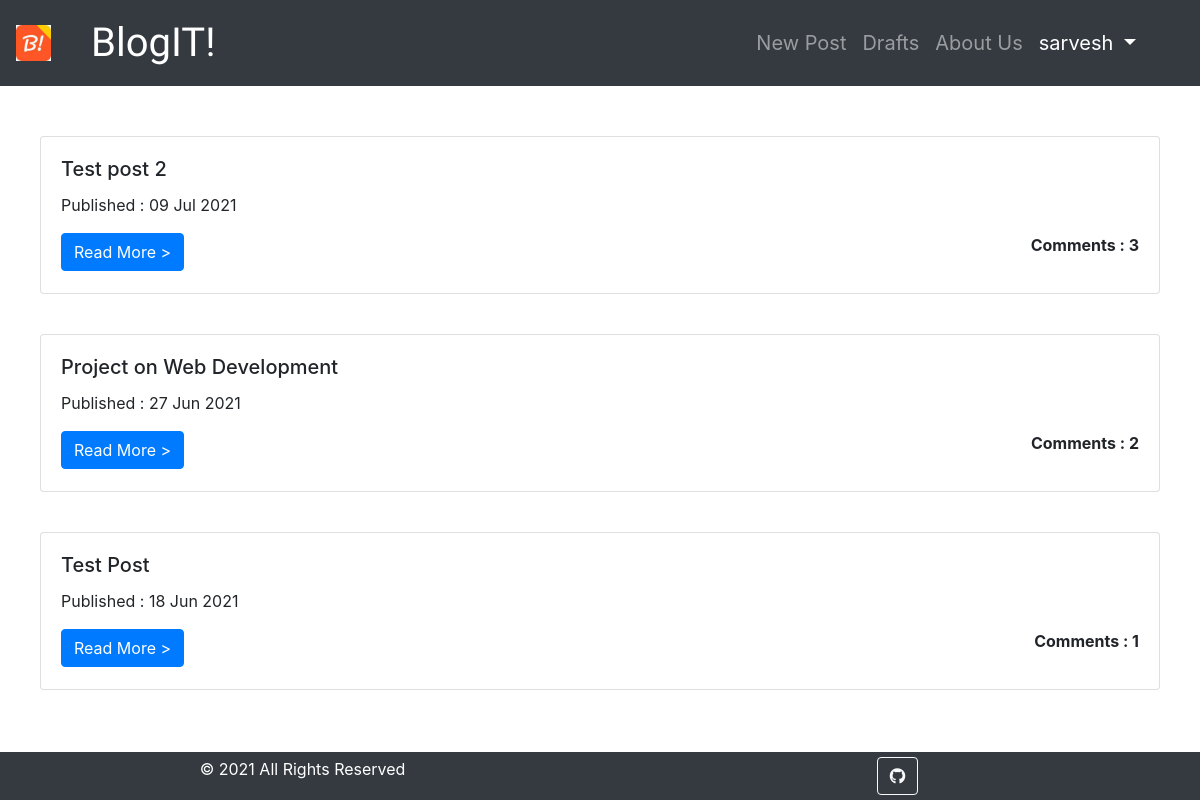
Screenshot of / (signed in) with the database file from the repository.
### blog/models.py (models this page shows, shortened)
class Post(models.Model):
    author = models.ForeignKey('auth.User', on_delete=models.CASCADE)
    title = models.CharField(max_length=200)
    text = models.TextField()
    created_date = models.DateTimeField(default=timezone.now)
    published_date = models.DateTimeField(blank=True,null=True)
    def approve_comments(self):
        return self.comments.filter(approved_comment=True)

### blog/views.py (the view)
# urls.py: url(r'^$',views.PostListView.as_view(),name='post_list'),
class PostListView(ListView):
    model = Post
    def get_queryset(self):
        return Post.objects.filter(published_date__lte=timezone.now()).order_by('-published_date')

### blog/templates/blog/post_list.html
{% extends 'blog/base.html' %}
{% block content %}
    {% for post in post_list %}
        <div class="card" style="width: auto; margin-top: 40px;">
            <div class="card-body">
                <h5 class="card-title">{{ post.title }}</h5>
                <div class="date">
                    <p>Published : {{post.published_date|date:"d M Y "}}</p>
                </div>
                <a href="{% url 'post_detail' pk=post.pk %}" class="btn btn-primary">Read More ></a>
                <p class="float-right"><b>Comments : {{post.approve_comments.count}}</b></p>
            </div>
        </div>
    {% endfor %}
{% endblock content %}

### blog/templates/blog/base.html (shortened to what this page needs)
<!DOCTYPE html>
{% load static %}
<html>
    <head>
        <link rel="stylesheet" href="{% static 'css/blog.css' %}">
        <link rel="stylesheet" href="https://maxcdn.bootstrapcdn.com/bootstrap/4.5.2/css/bootstrap.min.css">
        <link rel="stylesheet" href="//cdn.jsdelivr.net/npm/medium-editor@latest/dist/css/medium-editor.min.css" type="text/css" media="screen" charset="utf-8">
        <link rel="stylesheet" href="https://use.fontawesome.com/releases/v5.7.0/css/all.css">
    </head>
    <body>
        <nav class="navbar navbar-expand-md bg-dark navbar-dark">
            <img alt="logo" style="width: 3%; height: auto;" class="img-responsive" /></a>
            <a class="navbar-brand bigbrand" href="{% url 'post_list' %}" style="font-size:40px; margin-left: 40px;">BlogIT!</a>
            <div class="collapse navbar-collapse navbar-right" id="collapsibleNavbar">
                <ul class="navbar-nav ml-auto" style="margin-right: 40px; font-size: 20px;">
                    {% if user.is_authenticated %}
                        <li class="nav-item"><a class="nav-link" href="{% url 'post_new' %}">New Post</a></li>
                        <li class="nav-item"><a class="nav-link" href="{% url 'post_draft_list' %}">Drafts</a></li>
                        <li class="nav-item"><a class="nav-link" href="{% url 'about' %}">About Us</a></li>
                        <li class="nav-item dropdown">
                            <a class="nav-link active dropdown-toggle" href="#" id="navbardrop" data-toggle="dropdown">
                                {{user.username}}
                            </a>
                          </li>
                    {% else %}
                        <li class="nav-item"><a class="nav-link" href="{% url 'about' %}">About Us</a></li>
                        <li class="nav-item"><a class="nav-link active" href="{% url 'login'%}">Login <i class="fa fa-user"></i></a></li>
                    {% endif %}
                </ul>
            </div>
        </nav>
        <div class="container" style="padding:10px; padding-bottom:60px;">
            <div class="blog_posts">
                    {% block content %}
                    {% endblock content %}
            </div>
        </div>
        <div class="container-fluid">
            <div class="row bg-dark text-center text-white" style="position: fixed; bottom: 0; width: 100%; padding: 5px;">
                <div class="col">© 2021 All Rights Reserved</div>
                <div class="col"><a class="btn btn-outline-light btn-floating" href="https://github.com/Sarthak196/Blog_Page" target="_blank" role="button"><i class="fab fa-github"></i></a></div>
            </div>
        </div>
    </body>
</html>

### blog/static/css/blog.css (style rules this page uses)
.bigbrand { font-family: 'Courgette', cursive; font-size: 1.5em; color: white; }

### rows the page displays
Post: title "Test post 2", published_date "09 Jul 2021", approve_comments.count "3"
Post: title "Project on Web Development", published_date "27 Jun 2021", approve_comments.count "2"
Post: title "Test Post", published_date "18 Jun 2021", approve_comments.count "1"

### other values shown
{{ user.username }} "sarvesh"
